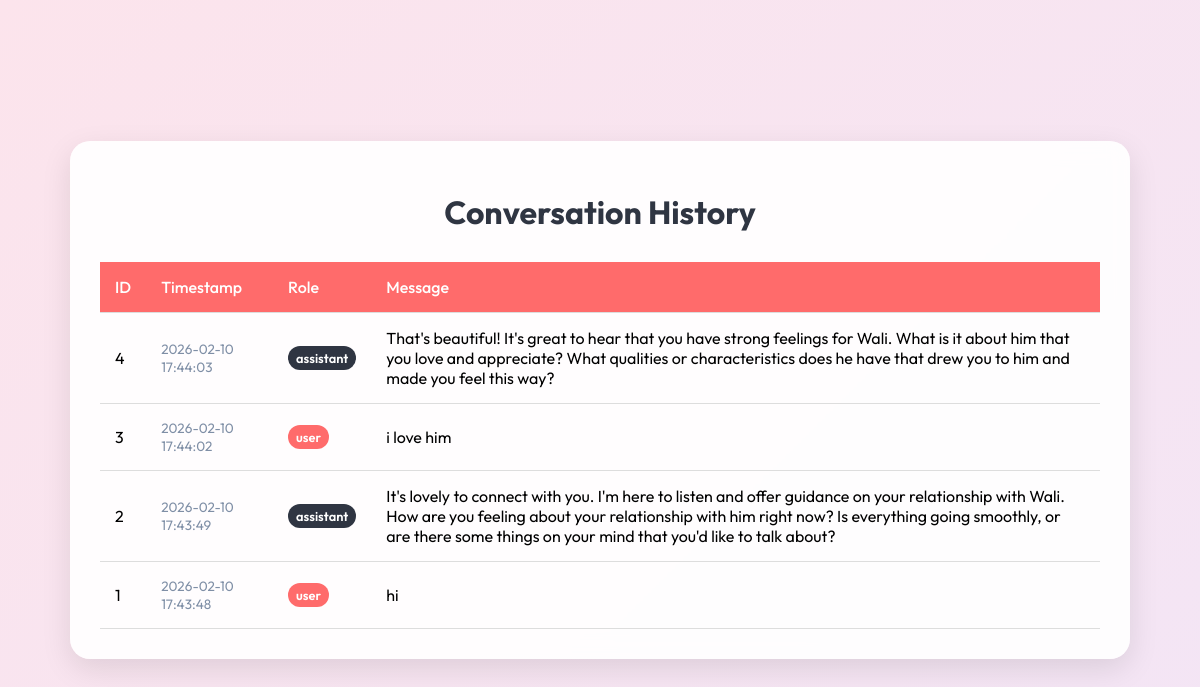
The page /admin on the database its author committed.
### tables this page shows
CREATE TABLE messages (
            id INTEGER PRIMARY KEY AUTOINCREMENT,
            role TEXT NOT NULL,
            content TEXT NOT NULL,
            timestamp DATETIME DEFAULT CURRENT_TIMESTAMP
        );

### app.py (the view)
@app.route('/admin')
def admin():
    try:
        conn = sqlite3.connect(DB_NAME)
        conn.row_factory = sqlite3.Row
        c = conn.cursor()
        c.execute("SELECT * FROM messages ORDER BY timestamp DESC")
        messages = c.fetchall()
        conn.close()
        return render_template('admin.html', messages=messages)
    except Exception as e:
        return f"Error accessing admin panel: {e}"

### templates/admin.html (shortened to what this page needs)
<!DOCTYPE html>
<html lang="en">
<head>
    <link rel="stylesheet" href="{{ url_for('static', filename='style.css') }}">
</head>
<body>
    <div class="admin-container">
        <h1>Conversation History</h1>
        <table>
            <thead>
                <tr>
                    <th>ID</th>
                    <th>Timestamp</th>
                    <th>Role</th>
                    <th>Message</th>
                </tr>
            </thead>
            <tbody>
                {% for message in messages %}
                <tr>
                    <td>{{ message.id }}</td>
                    <td class="timestamp">{{ message.timestamp }}</td>
                    <td>
                        <span class="role-badge role-{{ message.role }}">
                            {{ message.role }}
                        </span>
                    </td>
                    <td>{{ message.content }}</td>
                </tr>
                {% else %}
                <tr>
                    <td colspan="4" style="text-align: center;">No messages found.</td>
                </tr>
                {% endfor %}
            </tbody>
        </table>
    </div>
</body>
</html>

### static/style.css (style rules this page uses)
:root { --primary-color: #ff6b6b; --secondary-color: #feca57; --bg-color: #fce4ec; --chat-bg: #ffffff; --user-msg-bg: #ff6b6b; --ai-msg-bg: #f1f2f6; --text-color: #2f3542; --shadow: 0 10px 30px rgba(0, 0, 0, 0.1); }
body { font-family: 'Outfit', sans-serif; background-color: var(--bg-color); background-image: linear-gradient(135deg, #fce4ec 0%, #f3e5f5 100%); display: flex; justify-content: center; align-items: center; height: 100vh; margin: 0; overflow: hidden; }

### templates/admin.html (style rules this page uses)
body { height: auto; min-height: 100vh; overflow-y: auto; padding: 20px; box-sizing: border-box; }
.admin-container { max-width: 1000px; margin: 0 auto; background: rgba(255, 255, 255, 0.9); border-radius: 20px; padding: 30px; box-shadow: var(--shadow); backdrop-filter: blur(10px); }
h1 { color: var(--text-color); text-align: center; margin-bottom: 30px; }
table { width: 100%; border-collapse: collapse; margin-top: 20px; }
th, td { padding: 15px; text-align: left; border-bottom: 1px solid #ddd; }
th { background-color: var(--primary-color); color: white; font-weight: 500; }
.role-badge { display: inline-block; padding: 4px 8px; border-radius: 12px; font-size: 0.8rem; font-weight: 600; }
.role-user { background-color: var(--user-msg-bg); color: white; }
.role-assistant { background-color: #2f3542; color: white; }
.timestamp { font-size: 0.85rem; color: #7f8fa6; }

### rows shown on the page
messages: id "4", timestamp "2026-02-10 17:44:03", role "assistant", content "That's beautiful! It's great to hear that you have strong feelings for Wali. What is it about him that you love and appreciate? What qualities or characteristics does he have that drew you to him and made you feel this way?"
messages: id "3", timestamp "2026-02-10 17:44:02", role "user", content "i love him"
messages: id "2", timestamp "2026-02-10 17:43:49", role "assistant", content "It's lovely to connect with you. I'm here to listen and offer guidance on your relationship with Wali. How are you feeling about your relationship with him right now? Is everything going smoothly, or are there some things on your mind that you'd like to talk about?"
messages: id "1", timestamp "2026-02-10 17:43:48", role "user", content "hi"
